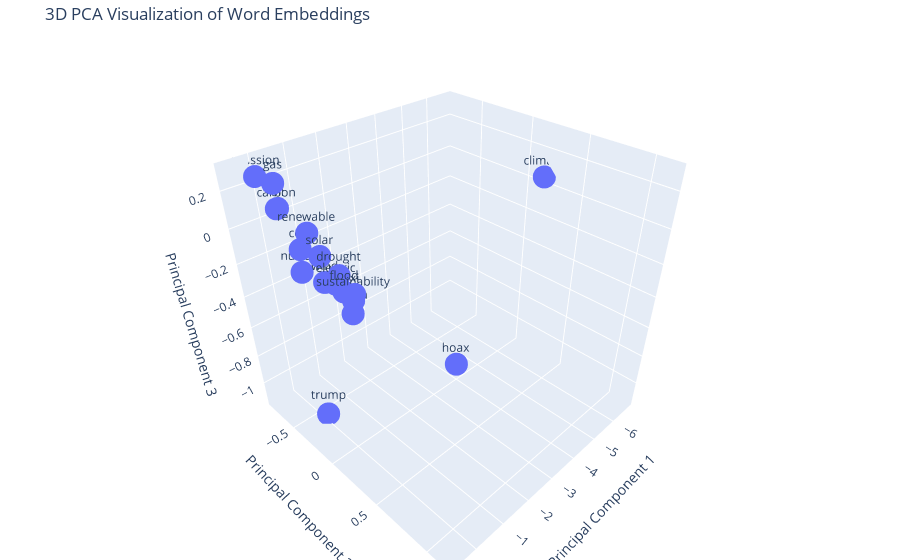

Write notebook code for a chart like this one.
### Code cell
# Assuming you have already filtered the DataFrame
# and extracted the features

# Apply PCA to reduce dimensions to 3
pca = PCA(n_components=3)
X_pca = pca.fit_transform(X)

# Create a DataFrame for the PCA results
pca_df = pd.DataFrame(X_pca, columns=['PC1', 'PC2', 'PC3'])
pca_df['word'] = df_filtered['word'].values

# Plot the results in 3D
fig = px.scatter_3d(
    pca_df, 
    x='PC1', 
    y='PC2', 
    z='PC3', 
    text='word', 
    title='3D PCA Visualization of Word Embeddings'
)

# Improve layout and appearance
fig.update_traces(marker=dict(size=8), textposition='top center')
fig.update_layout(
    scene=dict(
        xaxis_title='Principal Component 1',
        yaxis_title='Principal Component 2',
        zaxis_title='Principal Component 3'
    ),
    margin=dict(l=0, r=0, b=0, t=40)
)

fig.show()

### Figure 1 — Plotly figure (JSON) as saved in the notebook; plotly's stock layout.template omitted (floating-point values rounded to 4 significant figures)
{"data": [{"hovertemplate": "PC1=%{x}<br>PC2=%{y}<br>PC3=%{z}<br>word=%{text}<extra></extra>", "legendgroup": "", "marker": {"color": "#636efa", "size": 8, "symbol": "circle"}, "mode": "markers+text", "name": "", "scene": "scene", "showlegend": false, "text": ["climate", "nuclear", "trump", "greta", "coal", "carbon", "emission", "sustainability", "solar", "electric", "gas", "wind", "xi", "oil", "renewable", "hoax", "drought", "flood"], "textposition": "top center", "type": "scatter3d", "x": [-6.758, 0.2244, -0.04235, 0.6412, 0.384, 0.06735, 0.05608, 0.6493, 0.4661, 0.5276, 0.2627, 0.5058, 0.6637, 0.2782, 0.4385, 0.5075, 0.5106, 0.6175], "y": [0.1883, -0.3114, -0.3808, 0.3696, -0.2163, -0.5778, -0.794, 0.391, 0.03012, 0.1871, -0.4721, 0.06002, 0.4123, -0.4589, -0.08766, 1.144, 0.2223, 0.2939], "z": [0.05014, -0.1226, -1.128, -0.0617, 0.04272, 0.1263, 0.2376, 0.01298, 0.09148, 0.01019, 0.2924, -0.0266, 0.05232, 0.1744, 0.1671, -2.658e-05, 0.06363, 0.01798]}], "layout": {"legend": {"tracegroupgap": 0}, "margin": {"b": 0, "l": 0, "r": 0, "t": 40}, "scene": {"domain": {"x": [0, 1], "y": [0, 1]}, "xaxis": {"title": {"text": "Principal Component 1"}}, "yaxis": {"title": {"text": "Principal Component 2"}}, "zaxis": {"title": {"text": "Principal Component 3"}}}, "title": {"text": "3D PCA Visualization of Word Embeddings"}}}
